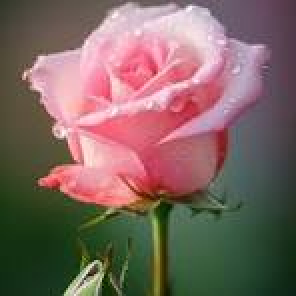
#> input picture rose.jpeg, 148 x 148 px (shown 2 times larger)
$ jupyter execute opencv_dl.ipynb   (shell and % lines are left out)
#> lines starting #> are read from the running program, lines starting #| are printed output that depends on the picture
[cell 1]
from PIL import Image

image = Image.open("rose.jpeg")
#> image is the input picture: PIL image 148x148 RGB; mean R, G, B 125.4, 102.2, 96.5

[cell 2]
print("Image format : ",image.format)
#| Image format :  JPEG
print("Image format : ",image.size)
#| Image format :  (148, 148)
print("Image format : ",image.mode)
#| Image format :  RGB

[cell 3]
image.show()

[cell 4]
import cv2
color_image = cv2.imread('rose.jpeg')
gray_image = cv2.cvtColor(color_image, cv2.COLOR_BGR2RGB)
cv2.imshow('Color Image',color_image)
cv2.imshow('grayscale IMAGE',gray_image)
cv2.waitKey(0)
cv2.destroyAllWindows()

[cell 5]
import cv2
image = cv2.imread('rose.jpeg')
blurred_image = cv2.GaussianBlur(image,(15,15),0)
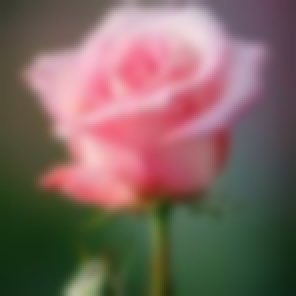
#> blurred_image: shape (148, 148, 3) (shown 2 times larger); mean B, G, R 96.6, 102.2, 125.4
cv2.imshow('Original Image',image)
cv2.imshow('Blurred Image',blurred_image)
cv2.waitKey(0)
cv2.destroyAllWindows()


$ run again, with 1.jpeg copied over rose.jpeg
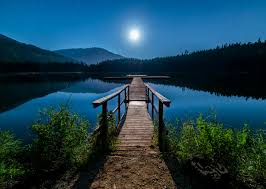
#> input picture 1.jpeg, 266 x 189 px
#> image is the input picture: PIL image 266x189 RGB; mean R, G, B 27.7, 65.3, 82.2
#| Image format :  JPEG
#| Image format :  (266, 189)
#| Image format :  RGB
#> `blurred_image = cv2.GaussianBlur(image,(15,15),0)`:
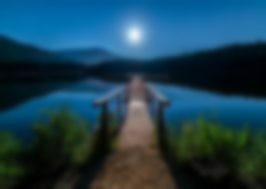
#> blurred_image: shape (189, 266, 3); mean B, G, R 82.2, 65.4, 27.7
